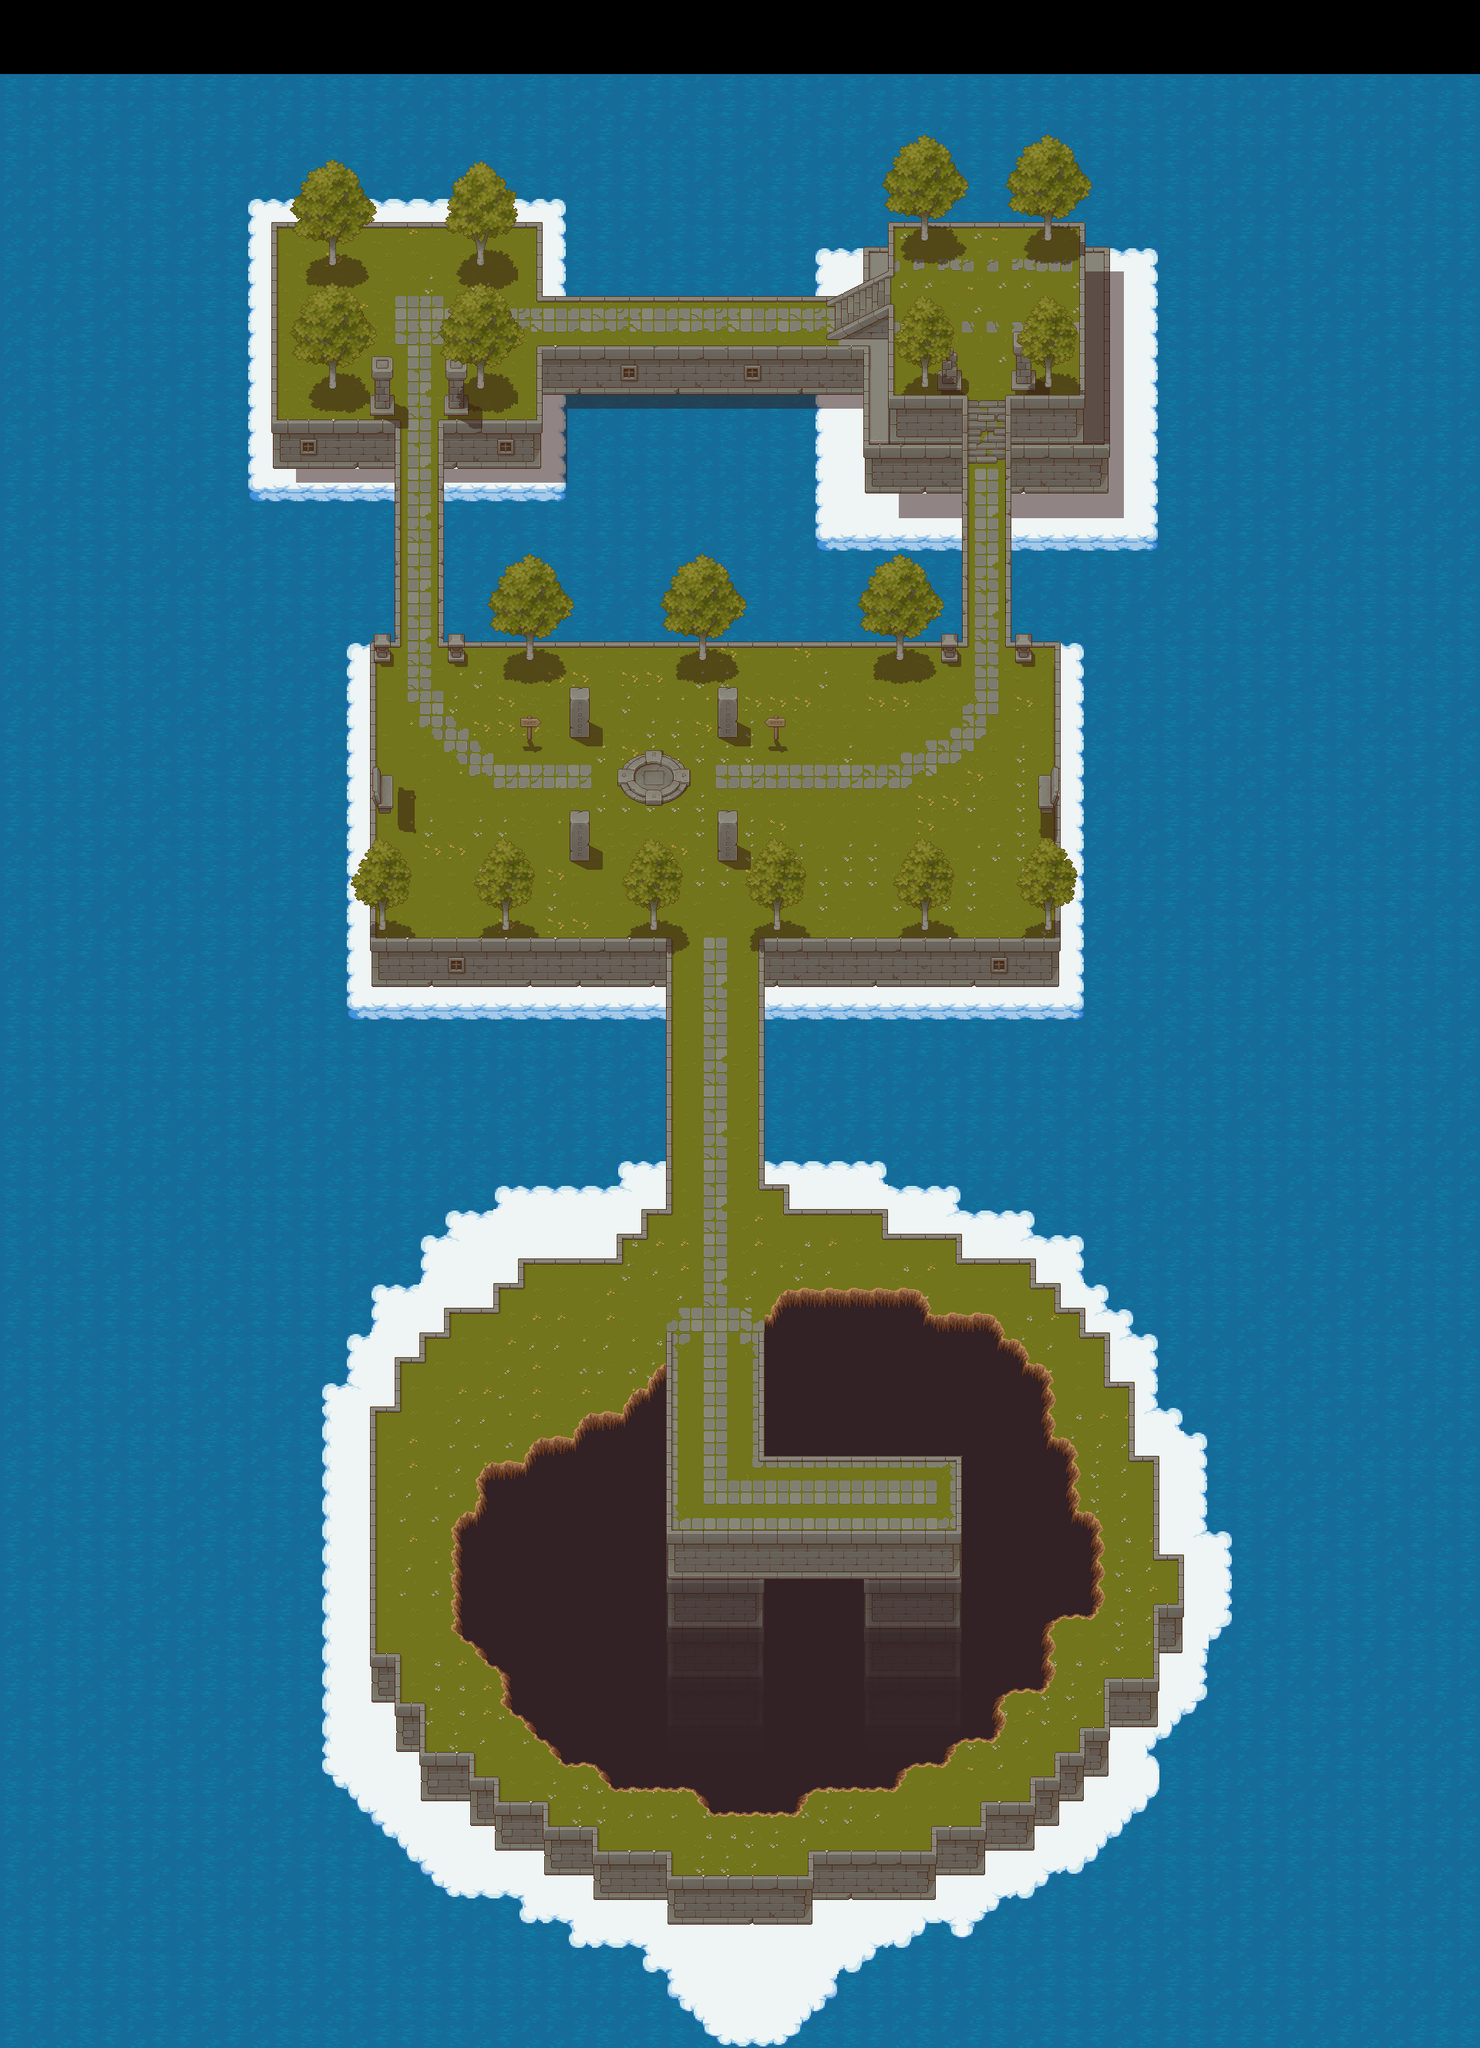

The image is a tile-based game level rendered from a .tmx file. Its description and source (layers, tilesets, objects; grid data summarised) follow:
An orthogonal 60x83 tile map with 32x32 px tiles, 25 tile layers (background, water, Cloud, Stone ground, ...), 10 tilesets and 89 objects (2x enemy, player, crystal).

<map version="1.10" tiledversion="1.11.2" orientation="orthogonal" renderorder="right-down" width="60" height="83" tilewidth="32" tileheight="32" infinite="0" nextlayerid="83" nextobjectid="144">
 <editorsettings>
  <export target="test.csv" format="csv" />
 </editorsettings>
 <tileset firstgid="1" source="terrain/Terrain.tsx" />
 <tileset firstgid="1025" name="TX Tileset Grass" tilewidth="32" tileheight="32" tilecount="64" columns="8">
  <image source="Pixel Art Top Down - Basic v1.2.2/Texture/TX Tileset Grass.png" width="256" height="256" />
 </tileset>
 <tileset firstgid="1089" name="TX Struct" tilewidth="32" tileheight="32" tilecount="256" columns="16">
  <image source="Pixel Art Top Down - Basic v1.2.2/Texture/TX Struct.png" width="512" height="512" />
 </tileset>
 <tileset firstgid="1345" name="TX Tileset Stone Ground" tilewidth="32" tileheight="32" tilecount="64" columns="8">
  <image source="Pixel Art Top Down - Basic v1.2.2/Texture/TX Tileset Stone Ground.png" width="256" height="256" />
 </tileset>
 <tileset firstgid="1409" name="TX Plant" tilewidth="32" tileheight="32" tilecount="256" columns="16">
  <image source="Pixel Art Top Down - Basic v1.2.2/Texture/TX Plant.png" width="512" height="512" />
 </tileset>
 <tileset firstgid="1665" name="TX Tileset Wall" tilewidth="32" tileheight="32" tilecount="256" columns="16">
  <image source="Pixel Art Top Down - Basic v1.2.2/Texture/TX Tileset Wall.png" width="512" height="512" />
  <tile id="118">
   <properties>
    <property name="isTraversable" type="bool" value="true" />
   </properties>
  </tile>
 </tileset>
 <tileset firstgid="1921" name="TX Props" tilewidth="32" tileheight="32" tilecount="256" columns="16">
  <image source="Pixel Art Top Down - Basic v1.2.2/Texture/TX Props.png" width="512" height="512" />
 </tileset>
 <tileset firstgid="2177" name="TX Shadow" tilewidth="32" tileheight="32" tilecount="256" columns="16">
  <image source="Pixel Art Top Down - Basic v1.2.2/Texture/TX Shadow.png" width="512" height="512" />
 </tileset>
 <tileset firstgid="2433" name="TX Shadow Plant" tilewidth="32" tileheight="32" tilecount="256" columns="16">
  <image source="Pixel Art Top Down - Basic v1.2.2/Texture/TX Shadow Plant.png" width="512" height="512" />
 </tileset>
 <tileset firstgid="2689" source="cloud_tileA5_2.tsx" />
 <layer id="53" name="background" width="60" height="83" parallaxx="0.5" parallaxy="0.5">
  <data>[4980 cells, 4800 non-empty, 1 distinct tile ids]</data>
 </layer>
 <layer id="22" name="water" width="60" height="83" opacity="0.2" parallaxx="0.01" parallaxy="0.01">
  <properties>
   <property name="isTraversable" type="bool" value="false" />
  </properties>
  <data>[4980 cells, 4800 non-empty, 3 distinct tile ids]</data>
 </layer>
 <layer id="24" name="Cloud" width="60" height="83">
  <properties>
   <property name="isTraversable" type="bool" value="false" />
  </properties>
  <data>[4980 cells, 1860 non-empty, 33 distinct tile ids]</data>
 </layer>
 <group id="17" name="Structure">
  <layer id="35" name="Stone ground" width="60" height="83">
   <properties>
    <property name="isTraversable" type="bool" value="false" />
   </properties>
   <data>[4980 cells, 82 non-empty, 9 distinct tile ids]</data>
  </layer>
  <layer id="36" name="Stone ground wall" width="60" height="83">
   <properties>
    <property name="isTraversable" type="bool" value="false" />
   </properties>
   <data>[4980 cells, 50 non-empty, 11 distinct tile ids]</data>
  </layer>
  <layer id="37" name="Wall shadow" width="60" height="83" opacity="0.5">
   <data>[4980 cells, 106 non-empty, 2 distinct tile ids]</data>
  </layer>
  <layer id="41" name="Wall" width="60" height="83">
   <properties>
    <property name="isTraversable" type="bool" value="false" />
   </properties>
   <data>[4980 cells, 203 non-empty, 20 distinct tile ids]</data>
  </layer>
  <layer id="19" name="Ground" width="60" height="83">
   <properties>
    <property name="isTraversable" type="bool" value="true" />
   </properties>
   <data>[4980 cells, 1281 non-empty, 52 distinct tile ids]</data>
  </layer>
  <layer id="51" name="Hole" width="60" height="83">
   <properties>
    <property name="isTraversable" type="bool" value="false" />
   </properties>
   <data>[4980 cells, 445 non-empty, 13 distinct tile ids]</data>
  </layer>
  <group id="56" name="Bridge">
   <layer id="62" name="Bridge wall 5" width="60" height="83" opacity="0.02">
    <properties>
     <property name="isTraversable" type="bool" value="false" />
    </properties>
    <data>[4980 cells, 19 non-empty, 6 distinct tile ids]</data>
   </layer>
   <layer id="61" name="Bridge wall 4" width="60" height="83" opacity="0.06">
    <properties>
     <property name="isTraversable" type="bool" value="false" />
    </properties>
    <data>[4980 cells, 27 non-empty, 9 distinct tile ids]</data>
   </layer>
   <layer id="60" name="Bridge wall 3" width="60" height="83" opacity="0.16">
    <properties>
     <property name="isTraversable" type="bool" value="false" />
    </properties>
    <data>[4980 cells, 26 non-empty, 9 distinct tile ids]</data>
   </layer>
   <layer id="58" name="Bridge wall 2" width="60" height="83" opacity="0.5">
    <properties>
     <property name="isTraversable" type="bool" value="false" />
    </properties>
    <data>[4980 cells, 26 non-empty, 11 distinct tile ids]</data>
   </layer>
   <layer id="59" name="Bridge wall 1" width="60" height="83">
    <properties>
     <property name="isTraversable" type="bool" value="false" />
    </properties>
    <data>[4980 cells, 40 non-empty, 13 distinct tile ids]</data>
   </layer>
   <layer id="52" name="Bridge floor" width="60" height="83">
    <properties>
     <property name="isTraversable" type="bool" value="true" />
    </properties>
    <data>[4980 cells, 60 non-empty, 7 distinct tile ids]</data>
   </layer>
   <layer id="63" name="Bridge void cover" width="60" height="83">
    <data>[4980 cells, 1 non-empty, 1 distinct tile ids]</data>
   </layer>
   <layer id="64" name="Bridge guard rail" width="60" height="83" locked="1">
    <data>[4980 cells, 24 non-empty, 6 distinct tile ids]</data>
   </layer>
  </group>
  <layer id="18" name="Guard rail wall" width="60" height="83">
   <properties>
    <property name="isTraversable" type="bool" value="true" />
   </properties>
   <data>[4980 cells, 243 non-empty, 20 distinct tile ids]</data>
  </layer>
  <layer id="34" name="Stairs" width="60" height="83">
   <properties>
    <property name="isTraversable" type="bool" value="true" />
   </properties>
   <data>[4980 cells, 18 non-empty, 18 distinct tile ids]</data>
  </layer>
  <group id="44" name="Props">
   <layer id="45" name="Prop shadows" width="60" height="83" opacity="0.5">
    <data>[4980 cells, 67 non-empty, 31 distinct tile ids]</data>
   </layer>
   <layer id="43" name="Props" width="60" height="83">
    <properties>
     <property name="isTraversable" type="bool" value="false" />
    </properties>
    <data>[4980 cells, 22 non-empty, 11 distinct tile ids]</data>
   </layer>
   <layer id="46" name="Prop top" width="60" height="83">
    <data>[4980 cells, 9 non-empty, 9 distinct tile ids]</data>
   </layer>
   <layer id="47" name="Prop above" width="60" height="83">
    <properties>
     <property name="above" type="bool" value="true" />
    </properties>
    <data>[4980 cells, 15 non-empty, 5 distinct tile ids]</data>
   </layer>
  </group>
  <group id="38" name="Plants">
   <layer id="21" name="Trees shadow" width="60" height="83" opacity="0.5">
    <data>[4980 cells, 81 non-empty, 14 distinct tile ids]</data>
   </layer>
   <layer id="20" name="Trees" width="60" height="83">
    <properties>
     <property name="above" type="bool" value="false" />
    </properties>
    <data>[4980 cells, 311 non-empty, 52 distinct tile ids]</data>
   </layer>
  </group>
 </group>
 <group id="40" name="Objects">
  <properties>
   <property name="above" type="bool" value="true" />
  </properties>
  <objectgroup id="49" name="Tree Collisions" visible="0">
   <properties>
    <property name="hasTrueCollision" type="bool" value="true" />
    <property name="isTraversable" type="bool" value="false" />
   </properties>
   <object id="18" x="427.667" y="494.667" width="9" height="9" />
   <object id="19" x="428" y="333.333" width="7.66667" height="9.66667" />
   <object id="20" x="618.667" y="334" width="9.66667" height="9.66667" />
   <object id="21" x="617.667" y="496.333" width="11.3333" height="8" />
   <object id="22" x="680.667" y="846.667" width="13.6667" height="10.6667" />
   <object id="23" x="650" y="1198.67" width="11.6667" height="8" />
   <object id="24" x="843.667" y="1194" width="10.3333" height="14" />
   <object id="25" x="1002.67" y="1195" width="9.33333" height="11" />
   <object id="26" x="1196" y="1197" width="8.66667" height="9.33333" />
   <object id="27" x="1355" y="1197" width="11" height="8.33333" />
   <object id="28" x="1161.67" y="845.667" width="10.6667" height="9.66667" />
   <object id="29" x="906.333" y="847" width="10.3333" height="9.66667" />
   <object id="30" x="1196.33" y="494" width="7.33333" height="7" />
   <object id="31" x="1357" y="494.667" width="8" height="7.66667" />
   <object id="32" x="1354.33" y="303.667" width="10" height="7.66667" />
   <object id="33" x="1195.67" y="303.333" width="8.33333" height="8.66667" />
   <object id="56" x="491.333" y="1197.33" width="9.33333" height="8.66667" />
  </objectgroup>
  <objectgroup id="50" name="Stair collisions" visible="0">
   <properties>
    <property name="isTraversable" type="bool" value="false" />
   </properties>
   <object id="41" x="1070.67" y="348" width="86.3333" height="9" />
   <object id="42" x="1073.67" y="435.333" width="85.6667" height="16.3333" />
   <object id="49" x="1071.33" y="357.333" width="56.6667" height="10.6667" />
   <object id="50" x="1071" y="368.333" width="40.3333" height="8" />
   <object id="51" x="1071.33" y="376.333" width="29.6667" height="7.66667" />
   <object id="53" x="1104.67" y="425.333" width="53.6667" height="9" />
   <object id="54" x="1119" y="414.333" width="39" height="10.6667" />
   <object id="55" x="1137.33" y="405.667" width="21.6667" height="7.66667" />
  </objectgroup>
  <objectgroup id="39" name="Spawn locations" offsetx="-9.33333" offsety="16">
   <properties>
    <property name="spawn" type="bool" value="true" />
   </properties>
   <object id="5" name="player" x="546.3" y="423.094">
    <point />
   </object>
   <object id="6" name="crystal" x="844.758" y="1003.72">
    <point />
   </object>
   <object id="57" name="enemy" x="1290.67" y="376">
    <point />
   </object>
   <object id="58" name="enemy" x="1204.93" y="1916.17">
    <point />
   </object>
  </objectgroup>
  <objectgroup id="82" name="Enemy Paths" visible="0">
   <properties>
    <property name="enemypath" type="bool" value="true" />
   </properties>
   <object id="61" x="1280" y="437">
    <point />
   </object>
   <object id="62" x="1280" y="492">
    <point />
   </object>
   <object id="63" x="1278" y="567">
    <point />
   </object>
   <object id="64" x="1278" y="658">
    <point />
   </object>
   <object id="65" x="1282" y="732">
    <point />
   </object>
   <object id="66" x="1280" y="820">
    <point />
   </object>
   <object id="67" x="1279" y="905">
    <point />
   </object>
   <object id="68" x="1252" y="955">
    <point />
   </object>
   <object id="69" x="1208" y="985">
    <point />
   </object>
   <object id="70" x="1161" y="1008">
    <point />
   </object>
   <object id="71" x="1114" y="1007">
    <point />
   </object>
   <object id="72" x="1045" y="1008">
    <point />
   </object>
   <object id="73" x="974" y="1009">
    <point />
   </object>
   <object id="74" x="911" y="1006">
    <point />
   </object>
   <object id="83" x="864" y="1081">
    <point />
   </object>
   <object id="84" x="890" y="1143">
    <point />
   </object>
   <object id="85" x="920" y="1251">
    <point />
   </object>
   <object id="86" x="903" y="1191">
    <point />
   </object>
   <object id="87" x="927" y="1310">
    <point />
   </object>
   <object id="88" x="927" y="1407">
    <point />
   </object>
   <object id="89" x="927" y="1505">
    <point />
   </object>
   <object id="90" x="927" y="1613">
    <point />
   </object>
   <object id="91" x="927" y="1709">
    <point />
   </object>
   <object id="92" x="927" y="1827">
    <point />
   </object>
   <object id="93" x="927" y="1937">
    <point />
   </object>
   <object id="94" x="1057" y="1930">
    <point />
   </object>
   <object id="95" x="1133" y="1936">
    <point />
   </object>
   <object id="96" x="995" y="1933">
    <point />
   </object>
   <object id="97" x="923" y="1876">
    <point />
   </object>
   <object id="98" x="930" y="1747">
    <point />
   </object>
   <object id="99" x="925" y="1643">
    <point />
   </object>
   <object id="100" x="928" y="1544">
    <point />
   </object>
   <object id="101" x="926" y="1446">
    <point />
   </object>
   <object id="102" x="926" y="1338">
    <properties>
     <property name="enemyPath" type="bool" value="true" />
    </properties>
    <point />
   </object>
   <object id="103" x="744" y="1009">
    <point />
   </object>
   <object id="104" x="693" y="1005">
    <point />
   </object>
   <object id="108" x="658" y="1002">
    <point />
   </object>
   <object id="109" x="611" y="978">
    <point />
   </object>
   <object id="110" x="571" y="936">
    <point />
   </object>
   <object id="111" x="546" y="884">
    <point />
   </object>
   <object id="112" x="545" y="803">
    <point />
   </object>
   <object id="113" x="543" y="717">
    <point />
   </object>
   <object id="114" x="543" y="637">
    <point />
   </object>
   <object id="115" x="543" y="566">
    <point />
   </object>
   <object id="116" x="543" y="456">
    <point />
   </object>
   <object id="117" x="543" y="480">
    <point />
   </object>
   <object id="118" x="543" y="513">
    <point />
   </object>
   <object id="119" x="543" y="599">
    <point />
   </object>
   <object id="120" x="543" y="672">
    <point />
   </object>
   <object id="121" x="543" y="741">
    <point />
   </object>
   <object id="122" x="543" y="832">
    <point />
   </object>
   <object id="123" x="543" y="757">
    <point />
   </object>
   <object id="124" x="1245" y="372">
    <point />
   </object>
   <object id="125" x="1184" y="368">
    <point />
   </object>
   <object id="127" x="1141" y="381">
    <point />
   </object>
   <object id="128" x="1103" y="400">
    <point />
   </object>
   <object id="129" x="982" y="417">
    <point />
   </object>
   <object id="141" x="1037" y="412">
    <point />
   </object>
   <object id="142" x="890" y="411">
    <point />
   </object>
   <object id="143" x="776" y="411">
    <point />
   </object>
  </objectgroup>
 </group>
</map>
